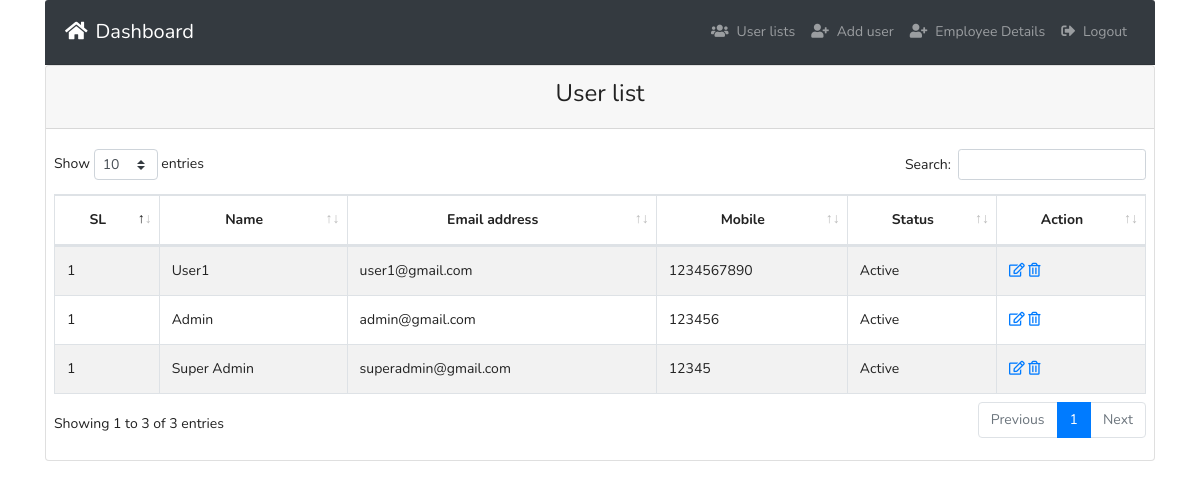
Screenshot of /user_list.php with the database file from the repository.
### tables this page shows
CREATE TABLE `user_details` (
  `id` int(11) NOT NULL,
  `name` varchar(255) DEFAULT NULL,
  `role` int(11) DEFAULT 0 COMMENT '1: Super Admin \r\n2: Admin\r\n3: User',
  `mobile` varchar(20) DEFAULT NULL,
  `email` varchar(255) DEFAULT NULL,
  `password` varchar(50) DEFAULT NULL,
  `address` varchar(500) DEFAULT NULL,
  `gender` varchar(10) DEFAULT NULL,
  `dob` datetime DEFAULT NULL,
  `profile_pic` varchar(255) DEFAULT NULL,
  `signature` varchar(255) DEFAULT NULL,
  `status` int(11) DEFAULT 0
);

### includes/connection.php (called while the page is built, shortened)
<?php
function db_connect() {
    static $connection;
	$username	= "root";
	$password	= "";
	$dbname		= "interview_maastrix";
	$host		= "localhost";
    if(!isset($connection)) {
        $connection = mysqli_connect($host,$username,$password,$dbname);
    }
    return $connection;
}
function db_query($query) {
    $connection = db_connect();
    $result = mysqli_query($connection,$query);
    return $result;
}
?>

### user_list.php (the view, shortened to what this page needs)
<?php
include("includes/connection.php");
?>
<!DOCTYPE html>
<html lang="en" dir="ltr">
    <?php include("includes/header.php"); ?>
    <body>
        <div class="container">
            <?php include("includes/nav.php"); ?>
            <div class="card">
                <div class="card-header">
                    <h3 class='text-center'>User list</h3>
                </div>
                <div class="card-body pr-2 pl-2">
                    <table id="example" class="table table-striped table-bordered" style="width:100%">
                        <thead>
                            <tr>
                                <th  class="text-center">SL</th>
                                <th  class="text-center">Name</th>
                                <th  class="text-center">Email address</th>
                                <th  class="text-center">Mobile</th>
                                <th  class="text-center">Status</th>
                                <th  class="text-center">Action</th>
                            </tr>
                        </thead>
                        <tbody>
                            <?php
                            $i=1;
                            if($user_role == 3){
                                $uid = $_SESSION['user_id'];
                                $sql = db_query("SELECT * FROM  user_details WHERE id = $uid ");
                            }
                            else{
                                $sql = db_query("SELECT * FROM  user_details ORDER BY id desc");
                            }
                            while ($row = mysqli_fetch_assoc($sql)){
                                if($row['status'] == 0){
                                    $status = "Inactive";
                                }
                                else{
                                    $status = "Active";
                                }
                                ?>
                                <tr role="row" class="odd">
                                    <td><?php echo $i ?></td>
                                    <td><?php echo $row['name'] ?></td>
                                    <td><?php echo $row['email']; ?></td>
                                    <td><?php echo $row['mobile']; ?></td>
                                    <td><?php echo $status; ?></td>
                                    <td>
                                        <a href="add_user.php?editid=<?php echo $row['id']; ?>" <?php if($user_role == 2) { echo "style='display:none';"; }?>><i class="far fa-edit"></i></a>
                                        <a href="?delid=<?php echo $row['id']; ?>" onclick="return confirm('Are you sure to delete?');" <?php if($user_role == 3) { echo "style='display:none';"; }?>><i class="far fa-trash-alt" id="delbtn"></i></a>
                                    </td>
                                </tr>
                                <?php
                            }
                            ?>
                        </tbody>
                    </table>
                </div>
            </div>
        </div>
    </body>
</html>

### rows the page displays
user_details: i "1", name "User1", email "user1@gmail.com", mobile "1234567890", status "Active"
user_details: i "1", name "Admin", email "admin@gmail.com", mobile "123456", status "Active"
user_details: i "1", name "Super Admin", email "superadmin@gmail.com", mobile "12345", status "Active"
